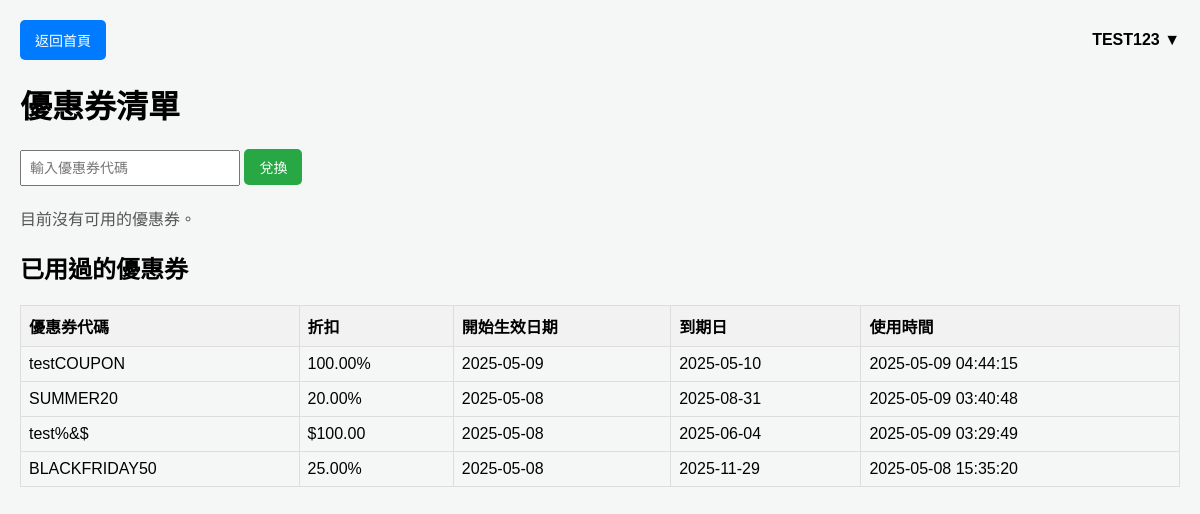
Screenshot of /coupon/couponList.php (signed in) with the database file from the repository.
### tables this page shows
CREATE TABLE `orders` (
  `id` int(11) NOT NULL,
  `user_id` int(11) NOT NULL,
  `total_amount` decimal(10,0) NOT NULL,
  `created_at` timestamp NOT NULL DEFAULT current_timestamp(),
  `updated_at` timestamp NOT NULL DEFAULT current_timestamp() ON UPDATE current_timestamp(),
  `payment_method` varchar(50) NOT NULL COMMENT '付款方式',
  `coupon_code` varchar(50) DEFAULT NULL COMMENT '使用的優惠券代碼',
  `coupon_discount` decimal(10,2) DEFAULT NULL COMMENT '優惠券折扣金額'
);

CREATE TABLE `coupons` (
  `id` int(11) NOT NULL,
  `code` varchar(20) NOT NULL COMMENT '優惠券代碼，最多 20 個字元',
  `discount` decimal(5,2) NOT NULL COMMENT '折扣百分比/金額',
  `expiration_date` date NOT NULL COMMENT '到期日',
  `is_active` tinyint(1) NOT NULL DEFAULT 1 COMMENT '是否有效 (2:未生效 1: 有效, 0: 無效)',
  `start_date` date NOT NULL DEFAULT curdate() COMMENT '開始生效日期',
  `discount_type` enum('percentage','fixed') NOT NULL DEFAULT 'percentage',
  `redeem_limit` int(11) NOT NULL DEFAULT 1,
  `redeem_count` int(11) NOT NULL DEFAULT 0
);

### coupon/couponList.php (the view, shortened to what this page needs)
<?php
include('updateCoupon.php');
$userEmail = $_SESSION['user'];
$sqlUserType = "SELECT No, Type FROM accounts WHERE Email = ?";
$stmtUserType = mysqli_prepare($link, $sqlUserType);
mysqli_stmt_bind_param($stmtUserType, 's', $userEmail);
mysqli_stmt_execute($stmtUserType);
$resultUserType = mysqli_stmt_get_result($stmtUserType);
$user = mysqli_fetch_assoc($resultUserType);
$userId = $user['No'];
$isAdmin = $user['Type'] === 'Admin';
if ($isAdmin) {
    $sql = "SELECT id, code, discount, discount_type, start_date, expiration_date, is_active, redeem_count, redeem_limit
            FROM coupons
            WHERE is_active IN (1, 2) -- 包含生效和未生效的優惠券
            ORDER BY start_date ASC, expiration_date ASC";
    $stmt = mysqli_prepare($link, $sql);
} else {
    $sql = "SELECT c.id, c.code, c.discount, c.discount_type, c.start_date, c.expiration_date, c.is_active
            FROM coupons c
            JOIN user_coupons uc ON c.id = uc.coupon_id
            WHERE uc.user_id = ? AND uc.is_used = 0 AND c.is_active IN (1, 2) AND c.expiration_date >= CURDATE() AND c.start_date <= CURDATE()
            ORDER BY c.start_date ASC, c.expiration_date ASC";
    $stmt = mysqli_prepare($link, $sql);
    mysqli_stmt_bind_param($stmt, 'i', $userId);
}
mysqli_stmt_execute($stmt);
$result = mysqli_stmt_get_result($stmt);
$sqlUsedCoupons = "
    SELECT o.id AS order_id, o.coupon_code, o.created_at AS used_at, c.discount, c.discount_type, c.start_date, c.expiration_date
    FROM orders o
    JOIN coupons c ON o.coupon_code = c.code
    WHERE o.user_id = ?
    ORDER BY o.created_at DESC";
$stmtUsedCoupons = mysqli_prepare($link, $sqlUsedCoupons);
mysqli_stmt_bind_param($stmtUsedCoupons, 'i', $userId);
mysqli_stmt_execute($stmtUsedCoupons);
$resultUsedCoupons = mysqli_stmt_get_result($stmtUsedCoupons);
?>
<!DOCTYPE html>
<html lang="zh-TW">
<head>
</head>
<body>
    <div class="top-bar">
        <a href="../index.php" class="back-home-button">返回首頁</a>
        <?php include('../userMenu.php'); ?>
    </div>
    <h1>優惠券清單</h1>
    <?php if (!$isAdmin): ?>
        <div class="redeem-section">
            <form method="POST">
                <input type="text" name="redeem_code" placeholder="輸入優惠券代碼" required>
                <button type="submit">兌換</button>
            </form>
        </div>
    <?php endif; ?>
    <?php if (mysqli_num_rows($result) > 0): ?>
        <h2>可用的優惠券</h2>
        <table>
            <thead>
                <tr>
                    <th>優惠券代碼</th>
                    <th>折扣</th>
                    <th>開始生效日期</th>
                    <th>到期日</th>
                    <?php if ($isAdmin): ?>
                        <th>生效狀態</th>
                        <th>兌換次數</th>
                        <th>操作</th>
                    <?php endif; ?>
                </tr>
            </thead>
            <tbody>
                <?php while ($row = mysqli_fetch_assoc($result)): ?>
                    <tr>
                        <td>
                            <?php if ($isAdmin): ?>
                                <a href="showRedeemUser.php?coupon_id=<?php echo htmlspecialchars($row['id']); ?>">
                                    <?php echo htmlspecialchars($row['code']); ?>
                                </a>
                            <?php else: ?>
                                <?php echo htmlspecialchars($row['code']); ?>
                            <?php endif; ?>
                        </td>
                        <td>
                            <?php if ($row['discount_type'] === 'percentage'): ?>
                                <?php echo htmlspecialchars($row['discount']); ?>%
                            <?php elseif ($row['discount_type'] === 'fixed'): ?>
                                $<?php echo htmlspecialchars($row['discount']); ?>
                            <?php endif; ?>
                        </td>
                        <td><?php echo htmlspecialchars($row['start_date']); ?></td>
                        <td><?php echo htmlspecialchars($row['expiration_date']); ?></td>
                        <?php if ($isAdmin): ?>
                            <td>
                                <?php if ($row['is_active'] == 1): ?>
                                    <span style="color: green;">生效</span>
                                <?php elseif ($row['is_active'] == 2): ?>
                                    <span style="color: orange;">未生效</span>
                                <?php else: ?>
                                    <span style="color: red;">無效</span>
                                <?php endif; ?>
                            </td>
                            <td><?php echo htmlspecialchars($row['redeem_count']); ?> / <?php echo htmlspecialchars($row['redeem_limit']); ?></td>
                            <td>
                                <form action="editCoupon.php" method="GET" style="display: inline;">
                                    <input type="hidden" name="id" value="<?php echo htmlspecialchars($row['id']); ?>">
                                    <button type="submit" class="action-button edit-button">編輯</button>
                                </form>
                                <form action="deleteCoupon.php" method="POST" style="display: inline;" onsubmit="return confirm('確定要刪除此優惠券嗎？')">
                                    <input type="hidden" name="id" value="<?php echo htmlspecialchars($row['id']); ?>">
                                    <button type="submit" class="action-button delete-button">刪除</button>
                                </form>
                            </td>
                        <?php endif; ?>
                    </tr>
                <?php endwhile; ?>
            </tbody>
        </table>
    <?php else: ?>
        <p class="no-coupons">目前沒有可用的優惠券。</p>
    <?php endif; ?>
    <?php if (mysqli_num_rows($resultUsedCoupons) > 0): ?>
        <h2>已用過的優惠券</h2>
        <table>
            <thead>
                <tr>
                    <th>優惠券代碼</th>
                    <th>折扣</th>
                    <th>開始生效日期</th>
                    <th>到期日</th>
                    <th>使用時間</th>
                </tr>
            </thead>
            <tbody>
                <?php while ($rowUsed = mysqli_fetch_assoc($resultUsedCoupons)): ?>
                    <tr>
                        <td><?php echo htmlspecialchars($rowUsed['coupon_code']); ?></td>
                        <td>
                            <?php if ($rowUsed['discount_type'] === 'percentage'): ?>
                                <?php echo htmlspecialchars($rowUsed['discount']); ?>%
                            <?php elseif ($rowUsed['discount_type'] === 'fixed'): ?>
                                $<?php echo htmlspecialchars($rowUsed['discount']); ?>
                            <?php endif; ?>
                        </td>
                        <td><?php echo htmlspecialchars($rowUsed['start_date']); ?></td>
                        <td><?php echo htmlspecialchars($rowUsed['expiration_date']); ?></td>
                        <td><?php echo htmlspecialchars($rowUsed['used_at']); ?></td>
                    </tr>
                <?php endwhile; ?>
            </tbody>
        </table>
    <?php elseif (!$isAdmin): ?>
        <p class="no-coupons">目前沒有已用過的優惠券。</p>
    <?php endif; ?>
</body>
</html>

### coupon/couponList.php (style rules this page uses)
body { font-family: Arial, sans-serif; margin: 20px; background-color: #f4f7f6; }
.top-bar { display: flex; justify-content: space-between; align-items: center; margin-bottom: 20px; }
.back-home-button { text-decoration: none; color: white; background-color: #007BFF; padding: 10px 15px; border-radius: 5px; font-size: 14px; transition: background-color 0.3s ease; }
.redeem-section { margin-bottom: 20px; }
.redeem-section input[type="text"] { padding: 8px; font-size: 14px; width: 200px; }
.redeem-section button { padding: 8px 15px; font-size: 14px; background-color: #28a745; color: white; border: none; border-radius: 5px; cursor: pointer; }
table { width: 100%; border-collapse: collapse; margin-bottom: 20px; }
th, td { border: 1px solid #ddd; padding: 8px; text-align: left; }
th { background-color: #f2f2f2; }
.no-coupons { font-size: 16px; color: #555; }

### rows the page displays
orders: coupon_code "testCOUPON", coupons.discount "100.00", coupons.start_date "2025-05-09", coupons.expiration_date "2025-05-10", created_at "2025-05-09 04:44:15"
orders: coupon_code "SUMMER20", coupons.discount "20.00", coupons.start_date "2025-05-08", coupons.expiration_date "2025-08-31", created_at "2025-05-09 03:40:48"
orders: coupon_code "test%&$", coupons.discount "100.00", coupons.start_date "2025-05-08", coupons.expiration_date "2025-06-04", created_at "2025-05-09 03:29:49"
orders: coupon_code "BLACKFRIDAY50", coupons.discount "25.00", coupons.start_date "2025-05-08", coupons.expiration_date "2025-11-29", created_at "2025-05-08 15:35:20"

### other values shown
$_SESSION["name"] "TEST123"
